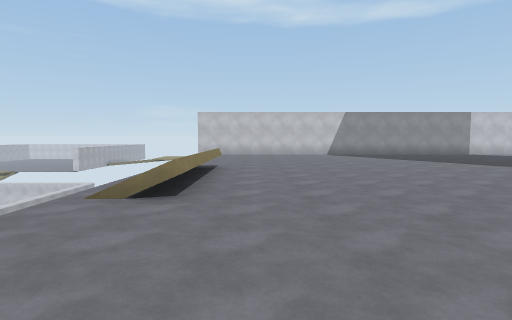
view 1 (above)

12 first-person views from a walk through a scene from a Unity 3-D project. The camera is 1.5 m above the floor, tilts 4° down and sees 80° across. The floor is counted in squares, 2 m on a side. Each view is taken from the middle of a square. On the plan, view 1 faces up. The plan holds only what a view shows up to about 10 squares ahead; the rest is blank. The place goes on beyond the plan.

view 2
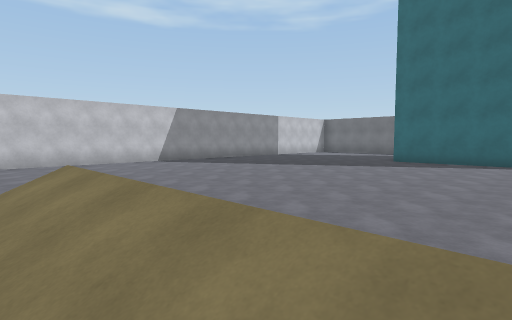

view 3
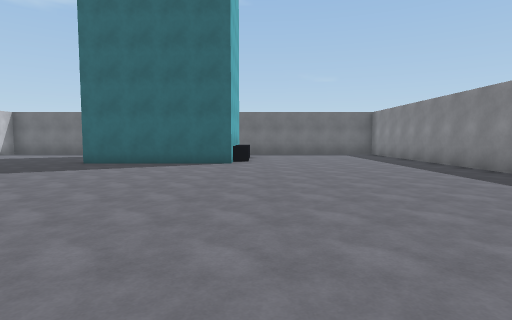

view 4
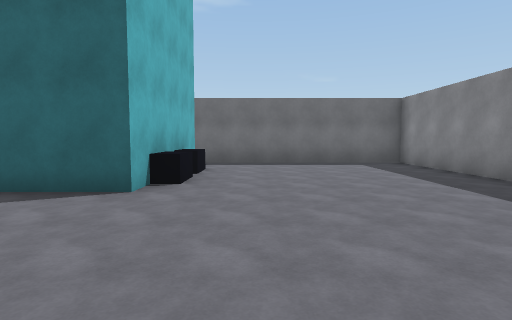

view 5
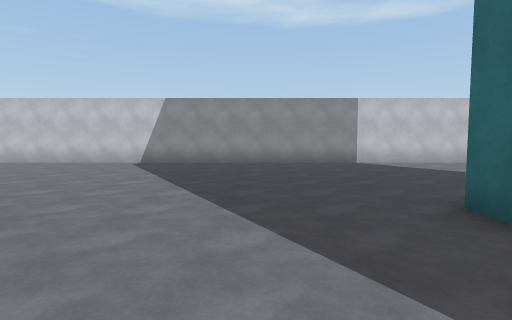

view 6
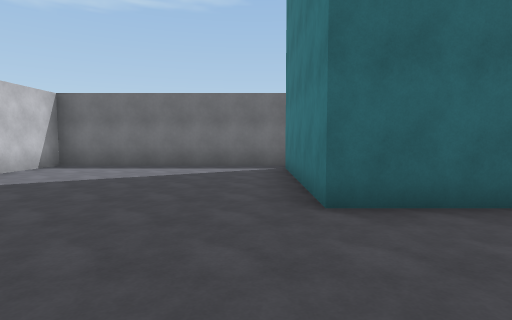

view 7
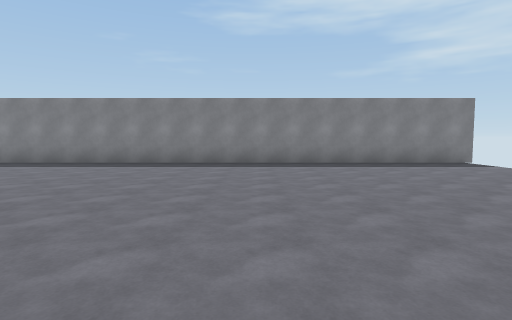

view 8
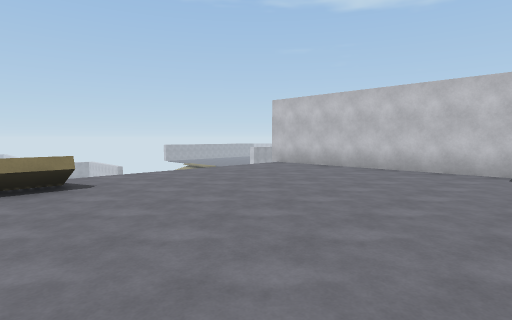

view 9
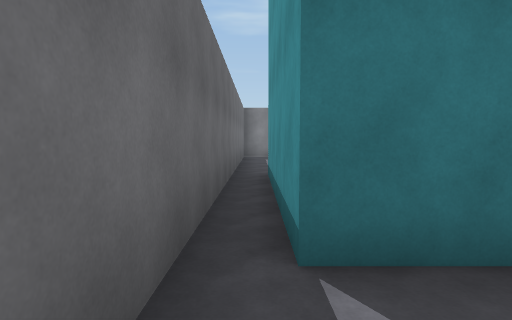

view 10
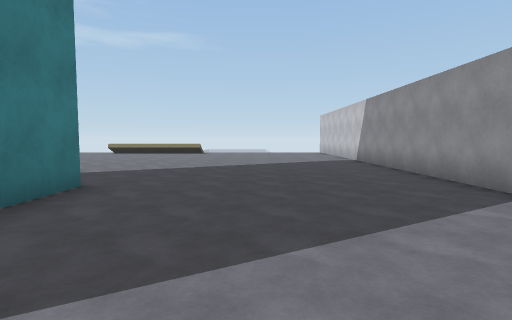

view 11
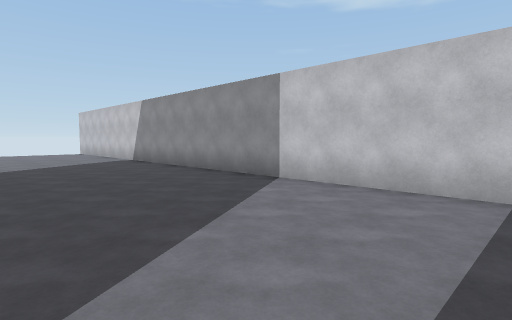

view 12
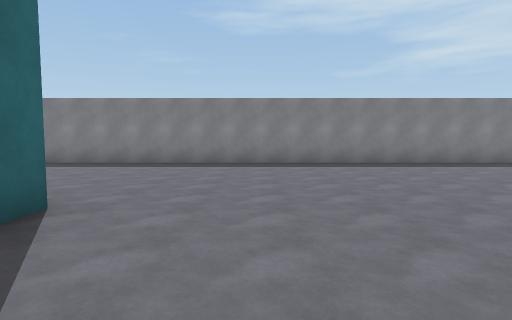

### Floor plan
Key: @ floor where view 1 was taken; # wall or solid block; . floor; / step, stairs or slope; = window, fence, low wall or low ledge.
Columns run from 3 left of view 1 to 15 right of it. Each row starts with its distance up from view 1.
 15 ###################
 14  .................#
 13  .................#
 12  .................#
 11  .................#
 10  .................#
  9  .................#
  8  /=..........####.#
  7  /=..........#  #.#
  6  /=..........#  #.#
  5  /=..........#  #.#
  4  /=..........####.#
  3  .................#
  2  .................#
  1   ................#
  0  ..@..............#
 -1  .................#
 -2  .................#
 -3 ###################

Where each view was taken, in squares from view 1:
view 1: 0 up, 0 right, facing up
view 2: 4 up, 2 left, facing up-right
view 3: 3 up, 0 right, facing right
view 4: 2 up, 5 right, facing right
view 5: 5 up, 7 right, facing up
view 6: 9 up, 6 right, facing right
view 7: 7 up, 4 right, facing down
view 8: 7 up, 4 right, facing up-left
view 9: 10 up, 14 right, facing down
view 10: 11 up, 14 right, facing left
view 11: 10 up, 14 right, facing up-left
view 12: 7 up, 7 right, facing down
